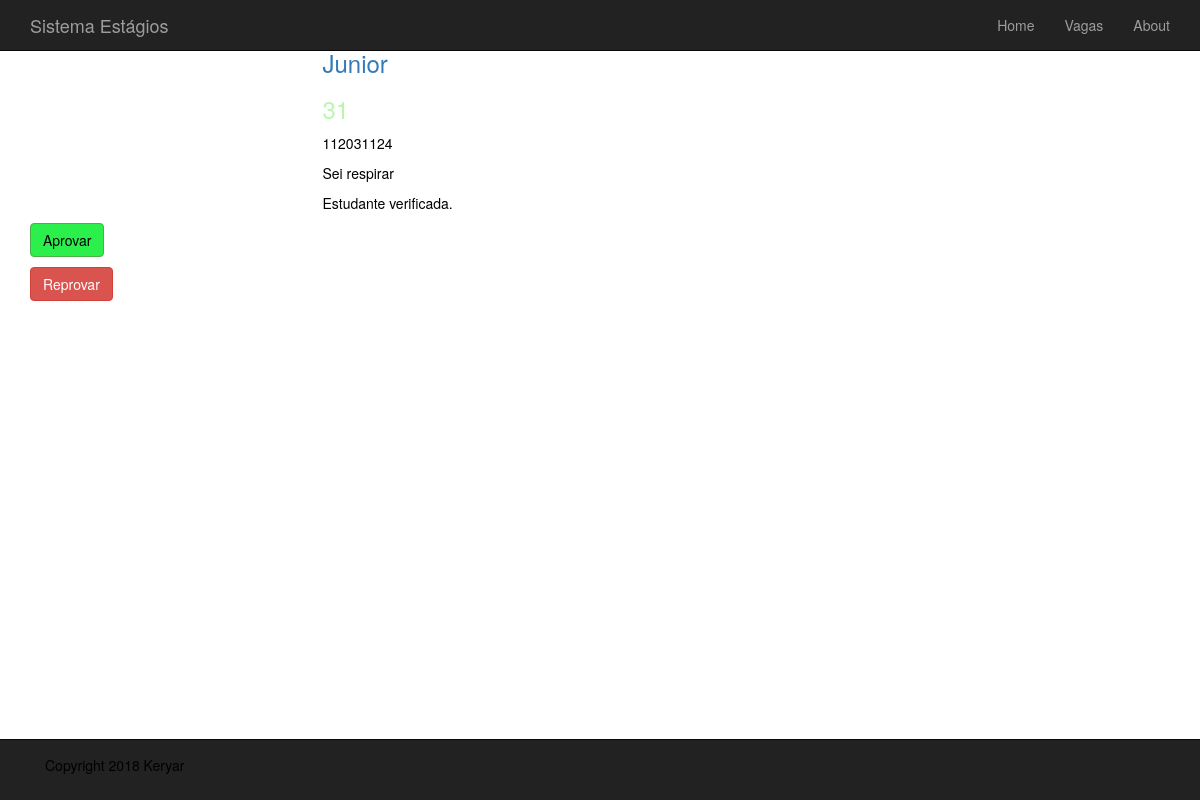
The page /actions/validation_st/4/junior/ on the database its author committed.
### user_actions/models.py (models this page shows, shortened)
class Student(models.Model):
    name = models.CharField(max_length=200, db_index=True)
    slug = models.SlugField(max_length=200, db_index=True, unique=True)
    pw = models.CharField(max_length=200)
    id_doc_number = models.PositiveIntegerField(unique=True)
    enroll_number = models.PositiveIntegerField(unique=True)
    major_id = models.PositiveIntegerField(db_index=True)
    qualifications = models.TextField(blank=True)
    gpa = models.PositiveIntegerField()
    description = models.TextField(blank=True)
    validation_pending = models.BooleanField(default=True)
    registered = models.BooleanField(default=False)
    able = models.BooleanField(default=False)
    time_available_start = models.TextField()
    time_available_end = models.TextField()
    register_date = models.DateTimeField(auto_now_add=True)
    update_date = models.DateTimeField(auto_now=True)
    class Meta:
        ordering = ('name',)
        verbose_name = 'student'
        verbose_name_plural = 'students'
    def get_absolute_path(self):
        return reverse('user_actions:validate_student', args=[self.id, self.slug])

### user_actions/views.py (the view)
# urls.py: url(r'^validation_st/(?P<id>\d+)/(?P<student_slug>[-\w]+)/$', views.validate_student, name='validate_student'),
def validate_student(request, id, student_slug):
    student = get_object_or_404(Student, id=id,
                               slug=student_slug)
    return render(request, 'user_actions/coordinator_pages/validate_student.html', {'student': student})

### user_actions/templates/user_actions/coordinator_pages/validate_student.html
{% extends "base.html" %}
{% load static %}
{% block conteudo %}
    <div class="container">
        <div class="row">
            <div class="col-sm-3">
            </div>
            <div class="col-sm-9">
                <h3><a href="{{ student.get_absolute_path }}">{{ student.name }}</a></h3>
                <h3>{{ student.major_id }}</h3>
                <p>{{student.enroll_number}}</p>
                <p>{{student.description}}</p>
                <p>
                    {% if student.validation_pending %}
                        Estudante não verificada.
                    {% else %}
                        Estudante verificada.
                    {% endif %}
                </p>
            </div>
            <div  class="col-sm-1">
                    <a href="{% url 'user_actions:approve_student' student.id student.slug %}" class="btn btn-success">Aprovar</a>
                    <a href="{% url 'user_actions:disapprove_student' student.id student.slug %}" class="btn btn-danger">Reprovar</a>
            </div>
        </div>
    </div>
{% endblock %}

### base_structures/static/base_structures/css/styles.css (style rules this page uses)
div > a.btn.btn-success { background-color: #2bf04c; color: black; margin-bottom:10px; }
body { padding-top: 30px; padding-bottom: 70px; background-color: white; }
p { color:black; }
h2,h3,h4 { color: #b9f6ab; }

### rows shown on the page
Student: name "Junior", major_id "31", enroll_number "112031124", description "Sei respirar"
